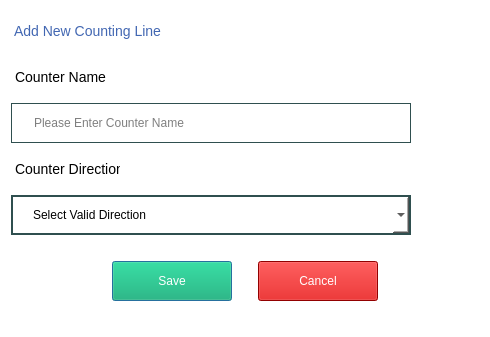
<?xml version="1.0" encoding="UTF-8"?>
<ui version="4.0">
 <class>AddCounter</class>
 <widget class="QDialog" name="AddCounter">
  <property name="geometry">
   <rect>
    <x>0</x>
    <y>0</y>
    <width>490</width>
    <height>337</height>
   </rect>
  </property>
  <property name="windowTitle">
   <string>Dialog</string>
  </property>
  <property name="styleSheet">
   <string notr="true">
QWidget
{
	background-color:#ffffff;
        color: #fff;

}



QFrame{
background-color: #DCDCDC;
}

QPushButton{
background-color: #657786;
color: #FFFFFF;
font-size:12px;
padding-left: 10px;
padding-right:10px;
}
QLabel{
background-color:rgba(0,0,0,0%);
color:#000000;
font-size: 14px;
padding-right:10px;
}
QPushButton::hover{

background-color: #696969;
color: #FFFFFF;
 border-style: outset;
    border-width: 2px;
    border-color: #FFFFFF;
}
QPushButton::pressed
{
	background-color: qlineargradient(spread:pad, x1:0, y1:0.511, x2:1, y2:0.511, stop:0 rgba(0, 207, 179, 255),stop:1 rgba(70, 255, 230, 255));

}
QGroupBox{
background-color:transparent;
qproperty-alignment: AlignLeft;
font-weight:bold;
	font-size: 12px;
color: #000000;
}
QLineEdit{
border:1px  solid#2F4F4F;
color:black;
padding-left: 20px;
padding-right:20px;
font-size:12px;
background-color: #ffffff;
}
QLineEdit:hover{
border:2px  solid#898F9C;
color:black;
padding-left: 20px;
padding-right:20px;
font-size:12px;
background-color: #ffffff;
}
QLineEdit:focus{
border:2px  solid#4267B2;
color:black;
padding-left: 20px;
padding-right:20px;
font-size:12px;
background-color: #ffffff;
}

QComboBox{
border:2px  solid#2F4F4F;
color:black;
font-size: 12px;
padding-left: 20px;
padding-right:20px;
background-color: #ffffff;
}
QGroupBox{

border:1px  solid#000000;
border-color:#000000;
color:#000000;

}
</string>
  </property>
  <layout class="QVBoxLayout" name="verticalLayout">
   <item>
    <layout class="QVBoxLayout" name="verticalLayout_2">
     <item>
      <widget class="QLabel" name="lbl_mode">
       <property name="minimumSize">
        <size>
         <width>320</width>
         <height>40</height>
        </size>
       </property>
       <property name="maximumSize">
        <size>
         <width>320</width>
         <height>40</height>
        </size>
       </property>
       <property name="styleSheet">
        <string notr="true">font: 16pt &quot;MS Shell Dlg 2&quot;;
color:#4267B2;</string>
       </property>
       <property name="frameShape">
        <enum>QFrame::NoFrame</enum>
       </property>
       <property name="frameShadow">
        <enum>QFrame::Plain</enum>
       </property>
       <property name="text">
        <string>Add New Counting Line</string>
       </property>
       <property name="alignment">
        <set>Qt::AlignLeading|Qt::AlignLeft|Qt::AlignVCenter</set>
       </property>
      </widget>
     </item>
     <item>
      <widget class="QLabel" name="lbl_user">
       <property name="minimumSize">
        <size>
         <width>120</width>
         <height>40</height>
        </size>
       </property>
       <property name="maximumSize">
        <size>
         <width>120</width>
         <height>40</height>
        </size>
       </property>
       <property name="styleSheet">
        <string notr="true"/>
       </property>
       <property name="frameShape">
        <enum>QFrame::Panel</enum>
       </property>
       <property name="frameShadow">
        <enum>QFrame::Raised</enum>
       </property>
       <property name="text">
        <string>Counter Name</string>
       </property>
       <property name="alignment">
        <set>Qt::AlignLeading|Qt::AlignLeft|Qt::AlignVCenter</set>
       </property>
      </widget>
     </item>
     <item>
      <widget class="QLineEdit" name="le_counter">
       <property name="minimumSize">
        <size>
         <width>400</width>
         <height>40</height>
        </size>
       </property>
       <property name="maximumSize">
        <size>
         <width>400</width>
         <height>40</height>
        </size>
       </property>
       <property name="styleSheet">
        <string notr="true"/>
       </property>
       <property name="text">
        <string/>
       </property>
       <property name="placeholderText">
        <string>Please Enter Counter Name</string>
       </property>
      </widget>
     </item>
     <item>
      <widget class="QLabel" name="lbl_date_time_2">
       <property name="minimumSize">
        <size>
         <width>120</width>
         <height>40</height>
        </size>
       </property>
       <property name="maximumSize">
        <size>
         <width>120</width>
         <height>40</height>
        </size>
       </property>
       <property name="styleSheet">
        <string notr="true"/>
       </property>
       <property name="frameShape">
        <enum>QFrame::Panel</enum>
       </property>
       <property name="frameShadow">
        <enum>QFrame::Raised</enum>
       </property>
       <property name="text">
        <string>Counter Direction</string>
       </property>
       <property name="alignment">
        <set>Qt::AlignLeading|Qt::AlignLeft|Qt::AlignVCenter</set>
       </property>
      </widget>
     </item>
     <item>
      <widget class="QComboBox" name="cb_direction">
       <property name="minimumSize">
        <size>
         <width>400</width>
         <height>40</height>
        </size>
       </property>
       <property name="maximumSize">
        <size>
         <width>400</width>
         <height>40</height>
        </size>
       </property>
       <item>
        <property name="text">
         <string>Select Valid Direction</string>
        </property>
       </item>
       <item>
        <property name="text">
         <string>Right</string>
        </property>
       </item>
       <item>
        <property name="text">
         <string>Left</string>
        </property>
       </item>
       <item>
        <property name="text">
         <string>Both</string>
        </property>
       </item>
      </widget>
     </item>
    </layout>
   </item>
   <item>
    <spacer name="verticalSpacer">
     <property name="orientation">
      <enum>Qt::Vertical</enum>
     </property>
     <property name="sizeType">
      <enum>QSizePolicy::Fixed</enum>
     </property>
     <property name="sizeHint" stdset="0">
      <size>
       <width>20</width>
       <height>20</height>
      </size>
     </property>
    </spacer>
   </item>
   <item>
    <layout class="QHBoxLayout" name="horizontalLayout">
     <item>
      <spacer name="horizontalSpacer">
       <property name="orientation">
        <enum>Qt::Horizontal</enum>
       </property>
       <property name="sizeHint" stdset="0">
        <size>
         <width>40</width>
         <height>20</height>
        </size>
       </property>
      </spacer>
     </item>
     <item>
      <widget class="QPushButton" name="btn_save">
       <property name="minimumSize">
        <size>
         <width>120</width>
         <height>40</height>
        </size>
       </property>
       <property name="styleSheet">
        <string notr="true">background-color: #00AB66;</string>
       </property>
       <property name="text">
        <string>Save</string>
       </property>
       <property name="icon">
        <iconset>
         <normaloff>:/finishing/okay_2.png</normaloff>:/finishing/okay_2.png</iconset>
       </property>
       <property name="iconSize">
        <size>
         <width>32</width>
         <height>32</height>
        </size>
       </property>
      </widget>
     </item>
     <item>
      <spacer name="horizontalSpacer_3">
       <property name="orientation">
        <enum>Qt::Horizontal</enum>
       </property>
       <property name="sizeType">
        <enum>QSizePolicy::Fixed</enum>
       </property>
       <property name="sizeHint" stdset="0">
        <size>
         <width>20</width>
         <height>20</height>
        </size>
       </property>
      </spacer>
     </item>
     <item>
      <widget class="QPushButton" name="btn_cancel">
       <property name="minimumSize">
        <size>
         <width>120</width>
         <height>40</height>
        </size>
       </property>
       <property name="styleSheet">
        <string notr="true">background-color: #CC0000;</string>
       </property>
       <property name="text">
        <string>Cancel</string>
       </property>
       <property name="icon">
        <iconset>
         <normaloff>:/finishing/cancel_3.png</normaloff>:/finishing/cancel_3.png</iconset>
       </property>
       <property name="iconSize">
        <size>
         <width>32</width>
         <height>32</height>
        </size>
       </property>
      </widget>
     </item>
     <item>
      <spacer name="horizontalSpacer_2">
       <property name="orientation">
        <enum>Qt::Horizontal</enum>
       </property>
       <property name="sizeHint" stdset="0">
        <size>
         <width>40</width>
         <height>20</height>
        </size>
       </property>
      </spacer>
     </item>
    </layout>
   </item>
   <item>
    <spacer name="verticalSpacer_2">
     <property name="orientation">
      <enum>Qt::Vertical</enum>
     </property>
     <property name="sizeHint" stdset="0">
      <size>
       <width>20</width>
       <height>40</height>
      </size>
     </property>
    </spacer>
   </item>
  </layout>
 </widget>
 <resources/>
 <connections/>
</ui>
